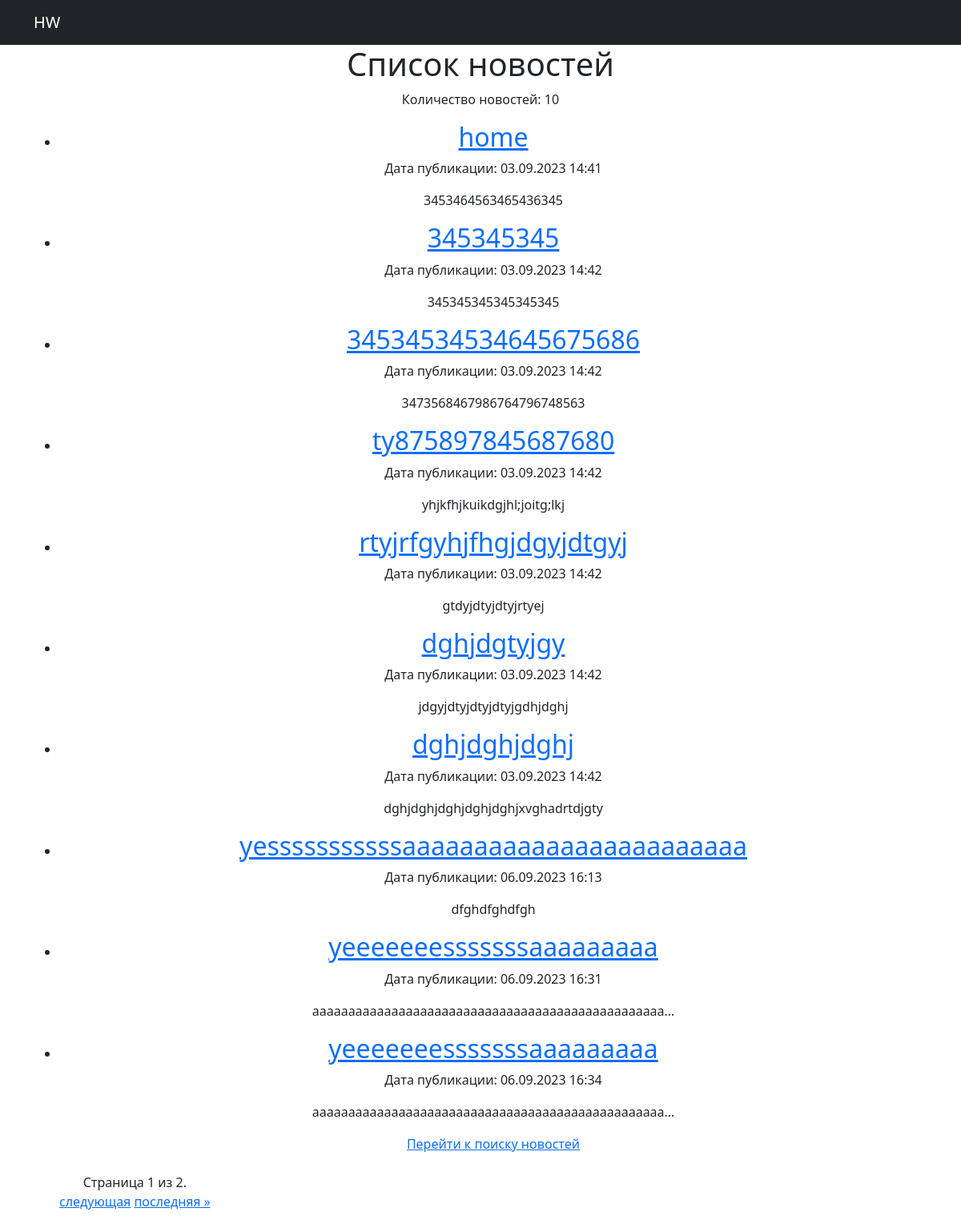
Page /news/ on the committed database.
### news/models.py (models this page shows, shortened)
class News(models.Model):
    title = models.CharField(max_length=200)
    content = models.TextField()
    pub_date = models.DateTimeField(auto_now_add=True)
    author = models.ForeignKey(User, on_delete=models.CASCADE, default=1)

### news/views.py (the view)
# urls.py: path('', views.news_list, name='news_list'),
def news_list(request):
    news_list = News.objects.all()
    paginator = Paginator(news_list, 10)
    page = request.GET.get('page')
    try:
        news = paginator.page(page)
    except PageNotAnInteger:
        news = paginator.page(1)
    except EmptyPage:
        news = paginator.page(paginator.num_pages)
    return render(request, 'news_list.html', {'news': news})

### news/templatetags/custom_filters.py (called while the page is built)
@register.filter(name='censor')
def censor(value):
    censored_words = ['shit', 'fuck']
    for word in censored_words:
        value = value.replace(word, '*' * len(word))
    return mark_safe(value)

### news/templates/news_list.html (shortened to what this page needs)
{% extends 'default.html' %}
{% load custom_filters %}
{% block content %}
<h1 xmlns="http://www.w3.org/1999/html">Список новостей</h1>
    <p>Количество новостей: {{ news|length }}</p>
    <ul>
        {% for news_item in news %}
            <li>
                <h2><a href="{% url 'news:news_detail' news_item.id %}">{{ news_item.title|censor }}</a></h2>
                <p>Дата публикации: {{ news_item.pub_date|date:"d.m.Y H:i" }}</p>
                <p>{{ news_item.content|truncatechars:50|censor }}</p>
            </li>
        {% endfor %}
        <a href="{% url 'news:news_search' %}">Перейти к поиску новостей</a>
        <div class="pagination">
            <span class="step-links">
                <br>
        <span class="current-page">
            Страница {{ news.number }} из {{ news.paginator.num_pages }}.
        </span>
                <br>
        {% if news.has_next %}
            <a href="?page={{ news.next_page_number }}">следующая</a>
            <a href="?page={{ news.paginator.num_pages }}">последняя &raquo;</a>
        {% endif %}
        </span>
      </div>
    </ul>
{% endblock %}

### rows in the picture
News: title|censor "home", pub_date "03.09.2023 14:41", content|censor "3453464563465436345"
News: title|censor "345345345", pub_date "03.09.2023 14:42", content|censor "345345345345345345"
News: title|censor "34534534534645675686", pub_date "03.09.2023 14:42", content|censor "3473568467986764796748563"
News: title|censor "ty875897845687680", pub_date "03.09.2023 14:42", content|censor "yhjkfhjkuikdgjhl;joitg;lkj"
News: title|censor "rtyjrfgyhjfhgjdgyjdtgyj", pub_date "03.09.2023 14:42", content|censor "gtdyjdtyjdtyjrtyej"
News: title|censor "dghjdgtyjgy", pub_date "03.09.2023 14:42", content|censor "jdgyjdtyjdtyjdtyjgdhjdghj"
News: title|censor "dghjdghjdghj", pub_date "03.09.2023 14:42", content|censor "dghjdghjdghjdghjdghjxvghadrtdjgty"
News: title|censor "yesssssssssssaaaaaaaaaaaaaaaaaaaaaaaa", pub_date "06.09.2023 16:13", content|censor "dfghdfghdfgh"
News: title|censor "yeeeeeeesssssssaaaaaaaaa", pub_date "06.09.2023 16:31", content|censor "aaaaaaaaaaaaaaaaaaaaaaaaaaaaaaaaaaaaaaaaaaaaaaaaa…"
News: title|censor "yeeeeeeesssssssaaaaaaaaa", pub_date "06.09.2023 16:34", content|censor "aaaaaaaaaaaaaaaaaaaaaaaaaaaaaaaaaaaaaaaaaaaaaaaaa…"

### other values in the picture
{{ news|length }} "10"
{{ news.number }} "1"
{{ news.paginator.num_pages }} "2"
